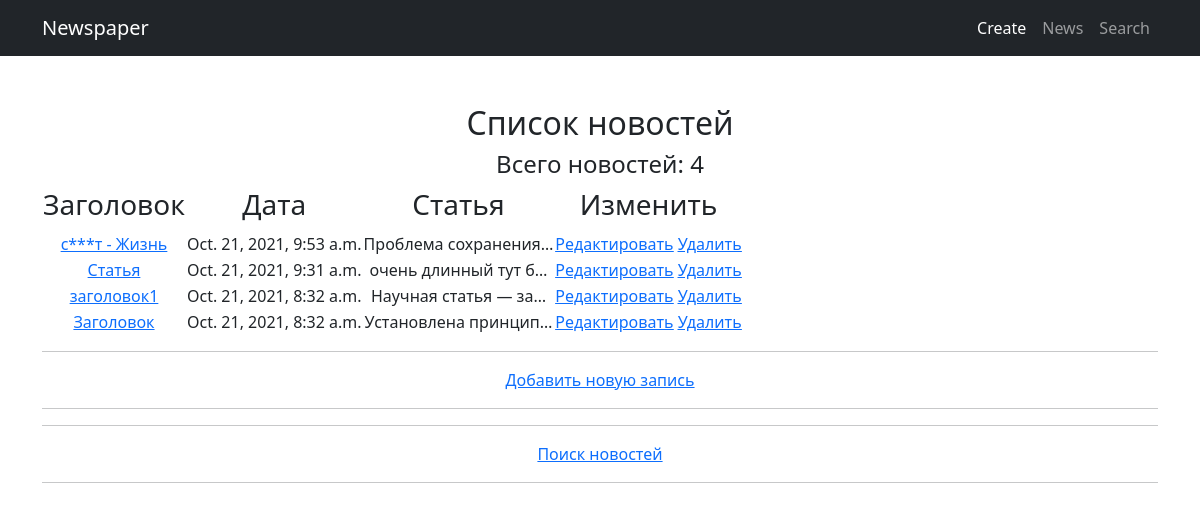
Before: /news/ with the older database file.
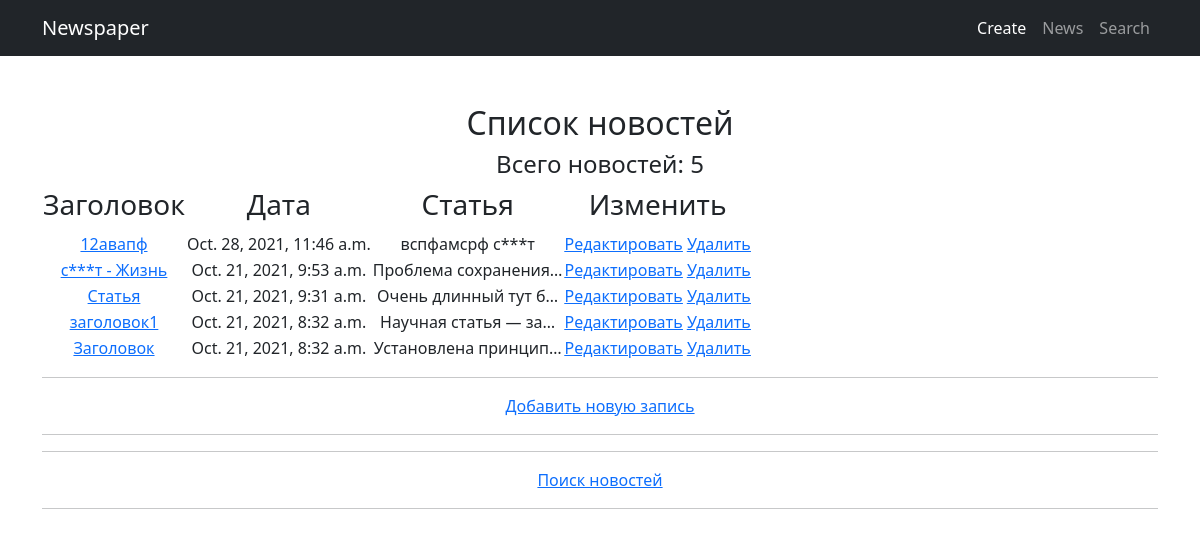
After: the same page with the newer database file.
### newapp/models.py (models this page shows, shortened)
class Post(models.Model):
    author = models.ForeignKey(Author, on_delete=models.CASCADE)
    NEWS = 'NW'
    ARTICLE = 'AR'
    CATEGORY_CHOICES = (
        (NEWS, 'Новости'),
        (ARTICLE, 'Статья')
    )
    categoryType = models.CharField(max_length=2, choices=CATEGORY_CHOICES, default=ARTICLE)
    dateCreation = models.DateTimeField(auto_now_add=True)
    postCategory = models.ManyToManyField(Category, through='PostCategory')
    title = models.CharField(max_length=128)
    text = models.TextField()
    rating = models.SmallIntegerField(default=0)

### newapp/views.py (the view, shortened to what this page needs)
# urls.py: path('', PostList.as_view()),
class PostList(ListView):
    model = Post
    template_name = 'news.html'
    context_object_name = 'news'
    queryset = Post.objects.all().order_by('id').reverse()
    paginate_by = 5
    form_class = PostForm
    def get_context_data(self, **kwargs):
        context = super().get_context_data(**kwargs)
        context["time_now"] = datetime.utcnow()
        context['filter'] = PostFilter(self.request.GET, queryset=self.get_queryset())
        context['title'] = Post.objects.all()
        context['form'] = PostForm()
        return context

### newapp/templatetags/custom_filters.py (called while the page is built)
@register.filter(name='cenzor')
def cenzor(text):
    cenzor_text = ''
    for word in text.split()[:]:
        if word.strip(',.\'"').lower() in CENZOR_VOCABULARY:
           word = f'{word[0]}{re.sub("[a-zA-zа-яА-ЯёЁ]","*", word[1:-1])}{word[-1:]}'
        cenzor_text += f' {word}'
    return cenzor_text

### templates/news.html (shortened to what this page needs)
{% extends 'flatpages/default.html' %}
{% load custom_filters %}
{% block content %}
    <h2>Список новостей</h2>
    <h4>Всего новостей: {{ news|length }} </h4>
    {% if news %}
    <table>
        <tr>
            <td>
                <h3>Заголовок</h3>
            </td>
            <td>
                <h3>Дата</h3>
            </td>
            <td>
                <h3> Статья</h3>
            </td>
            <td>
                <h3>Изменить</h3>
            </td>
        </tr>
        {% for new in news %}
            <tr>
                <td>
                    <a href="{% url 'post' new.id %}">{{ new.title | cenzor}}</a>
                </td>
                <td>
                    {{ new.dateCreation }}
                </td>
                <td>
                    {{ new.text|truncatechars:20 | cenzor}}
                </td>
                <td>
                    <a href="{% url 'post_update' new.id %}"><u>Редактировать</u></a>
                    <a href="{% url 'post_delete' new.id %}"><u>Удалить</u></a>
                </td>
        {% endfor %}
    </table>
    <hr>
    <a href="{% url 'news_create' %}">Добавить новую запись</a> <br>
    <hr>
    <hr>
    <a href="{% url 'search' %}">Поиск новостей</a> <br>
    <hr>
        {% else %}
            <h2>Новостей пока нет</h2>
    {% endif %}
{% endblock content %}

### templates/flatpages/default.html (shortened to what this page needs)
{% load static %}
{% load custom_filters %}
<!DOCTYPE html>
<html lang="en">
    <head>
        <link href="{% static 'startbootstrap-bare-gh-pages/css/styles.css' %}" rel="stylesheet" />
    </head>
    <body>
        <nav class="navbar navbar-expand-lg navbar-dark bg-dark">
            <div class="container">
                <a class="navbar-brand" href="/">Newspaper</a>
                <div class="collapse navbar-collapse" id="navbarSupportedContent">
                    <ul class="navbar-nav ms-auto mb-2 mb-lg-0">
                        <li class="nav-item"><a class="nav-link active" aria-current="page" href="/news/create">Create</a></li>
                        <li class="nav-item"><a class="nav-link" href="/news">News</a></li>
                        <li class="nav-item"><a class="nav-link" href="/news/search">Search</a></li>
                    </ul>
                </div>
            </div>
        </nav>
        <div class="container">
            <div class="text-center mt-5">
                {% block content %}{% endblock content %}
            </div>
        </div>
    </body>
</html>

Changed rows visible on the page:
added Post: title|cenzor "12авапф", dateCreation "Oct. 28, 2021, 11:46 a.m.", text|cenzor "вспфамсрф с***т"
changed Post "Статья": text|cenzor "очень длинный тут б…" → "Очень длинный тут б…"
Other visible differences:
{{ news|length }}: "4" → "5"
